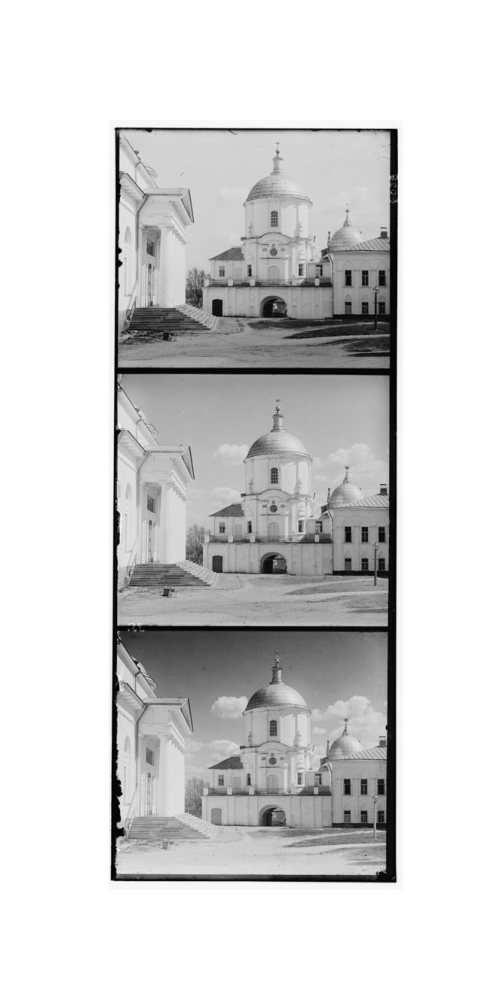
#> input picture Outputs/original1.png, 500 x 1000 px
$ python get_rgb.py Outputs/original1.png out
#> lines starting #> are read from the running program, lines starting #| are printed output that depends on the picture
import cv2
import numpy as np
import matplotlib.pyplot as plt
from include.functions import *
import os
import sys
import itertools
import argparse


def main(input_image, out_folder):
#> called with input_image = 'Outputs/original1.png', out_folder = 'out'
    root = os.getcwd()
    path_name = out_folder
    full_path = os.path.join(root, path_name)
    os.makedirs(full_path, exist_ok=True)


    # # Let's start with a single image
    image1 = cv2.imread(input_image, cv2.IMREAD_GRAYSCALE)
#> image1 is the input picture: shape (1000, 500); min 0, max 255, mean 210.6

    fig, axs = plt.subplots(1, 1, figsize=(5, 10))
    axs.imshow(image1, cmap="gray")
    axs.set_axis_off()
    name = "original1.png"
    path = os.path.join(full_path, name)
    fig.savefig(path)

    # Plot the histogram
    mean_vert = np.mean(image1, axis=0)
#> mean_vert = 500 values, max 255 at index 0, min 68.99 at index 394, mean 210.6
    mean_hor = np.mean(image1, axis=1)
#> mean_hor = 1000 values, max 255 at index 0, min 113.3 at index 369, mean 210.6


    # Plot the mean values
    fig, axs = plt.subplots(2, 1, figsize=(10, 6))
    axs[0].plot(np.arange(image1.shape[1]), mean_vert, linewidth=3)
    axs[1].plot(np.arange(image1.shape[0]), mean_hor, linewidth=3)
    axs[0].set_title("Mean axis=0 intensity of the image", fontsize=18)
    axs[1].set_title("Mean axis=1 intensity of the image", fontsize=18)
    fig.tight_layout()
    name = "mean_per_axis1.png"
    path = os.path.join(full_path, name)
    fig.savefig(path)
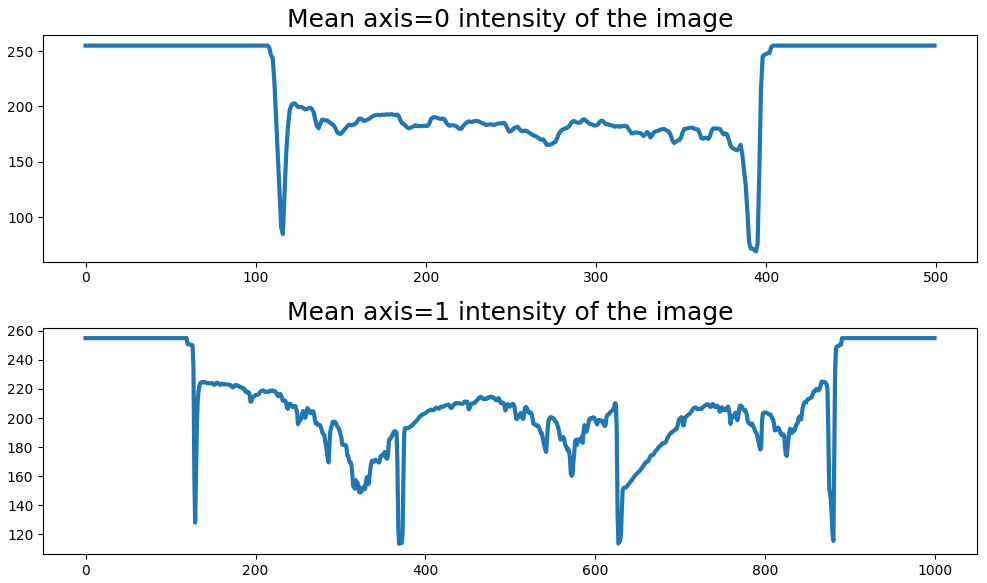
#> figure drawn by matplotlib, 2 panels; panel 1: curve peaks at x = 0, y = 255; panel 2: curve peaks at x = 0, y = 255


    thresh = 65
    hor_coordinates = [i for i in range(image1.shape[1]) if mean_vert[i] <= thresh and mean_vert[i-1] > thresh or mean_vert[i] > thresh and mean_vert[i-1] <= thresh]
#> hor_coordinates = []
    vert_coordinates = [i for i in range(image1.shape[0]) if mean_hor[i] <= thresh and mean_hor[i-1] > thresh or mean_hor[i] > thresh and mean_hor[i-1] <= thresh]
#> vert_coordinates = []


    # Plot the above points on top of the previous figures
    fig, axs = plt.subplots(2, 1, figsize=(10, 6))
    axs[0].plot(np.arange(image1.shape[1]), mean_vert, linewidth=3)
    axs[1].plot(np.arange(image1.shape[0]), mean_hor, linewidth=3)
    axs[0].scatter(hor_coordinates, thresh * np.ones_like(np.array(hor_coordinates)), linewidth=4, color="red")
    axs[1].scatter(vert_coordinates, thresh * np.ones_like(np.array(vert_coordinates)), linewidth=4, color="red")
    axs[0].set_title("Mean axis=0 intensity of the image and identified borders", fontsize=16)
    axs[1].set_title("Mean axis=1 intensity of the image and identified borders", fontsize=16)
    fig.tight_layout()
    name = "mean_per_axis_with_borders1.png"
    path = os.path.join(full_path, name)
    fig.savefig(path)
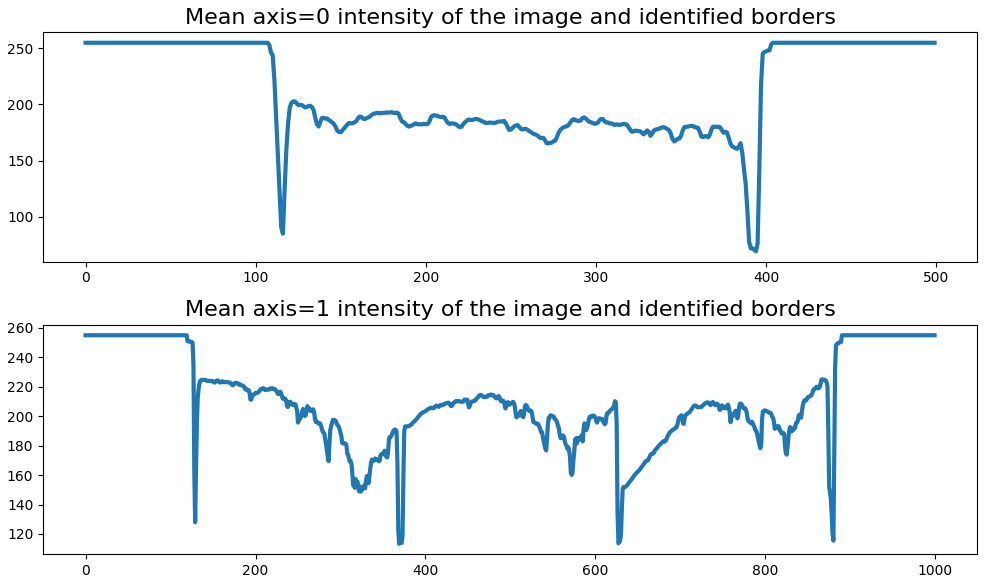
#> figure drawn by matplotlib, 2 panels; panel 1: curve peaks at x = 0, y = 255; panel 2: curve peaks at x = 0, y = 255

    x_coords = hor_coordinates[1:-1]
#> x_coords = []
    y_coords = vert_coordinates[1:-1]
#> y_coords = []

    img_coords = [[[y_coords[i], x_coords[0]], [y_coords[i], x_coords[1]], [y_coords[i+1], x_coords[0]], [y_coords[i+1], x_coords[1]]] for i in range(0, len(y_coords), 2)]
#> img_coords = []


    # Get cropped images and display them
    images = []
    for i, subimage in enumerate(img_coords):
        image = image1[subimage[0][0]:subimage[2][0], subimage[0][1]:subimage[3][1]]
        images.append(image)
        fig, axs = plt.subplots(1, 1, figsize=(10, 10))
        axs.imshow(image, cmap="gray")
        axs.set_axis_off()
        name = "cropped1_{}.png".format(i)
        path = os.path.join(full_path, name)
        fig.savefig(path)
#> this loop made 0 passes
#> after the loop, images = []

#> (the run stopped early here; a loop or call above may not have finished)

$ run again, with Outputs/centroids_orientations.png copied over Outputs/original1.png
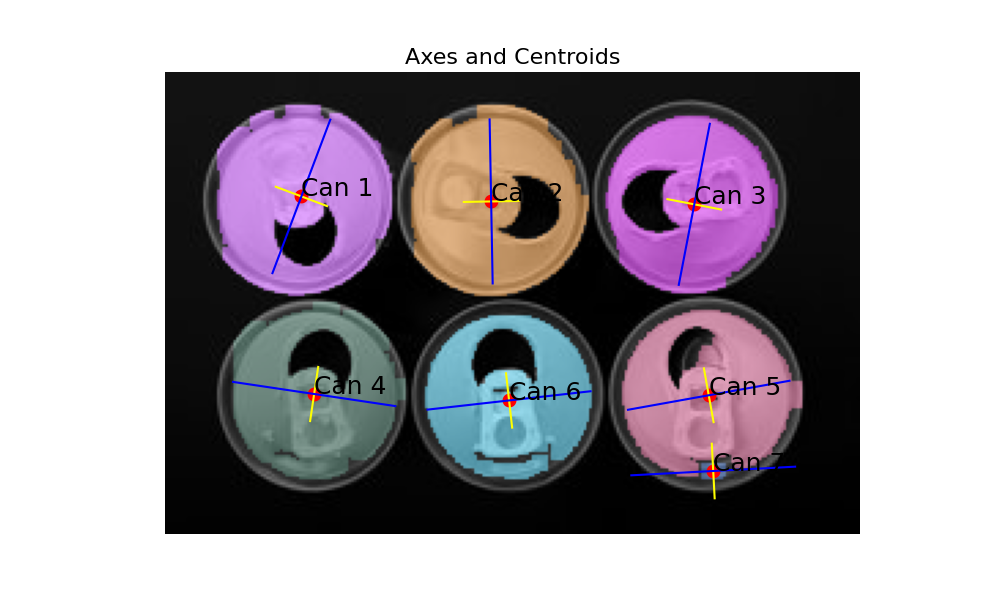
#> input picture Outputs/centroids_orientations.png, 1000 x 600 px
#> in main, `image1 = cv2.imread(input_image, cv2.IMREAD_GRAYSCALE)`:
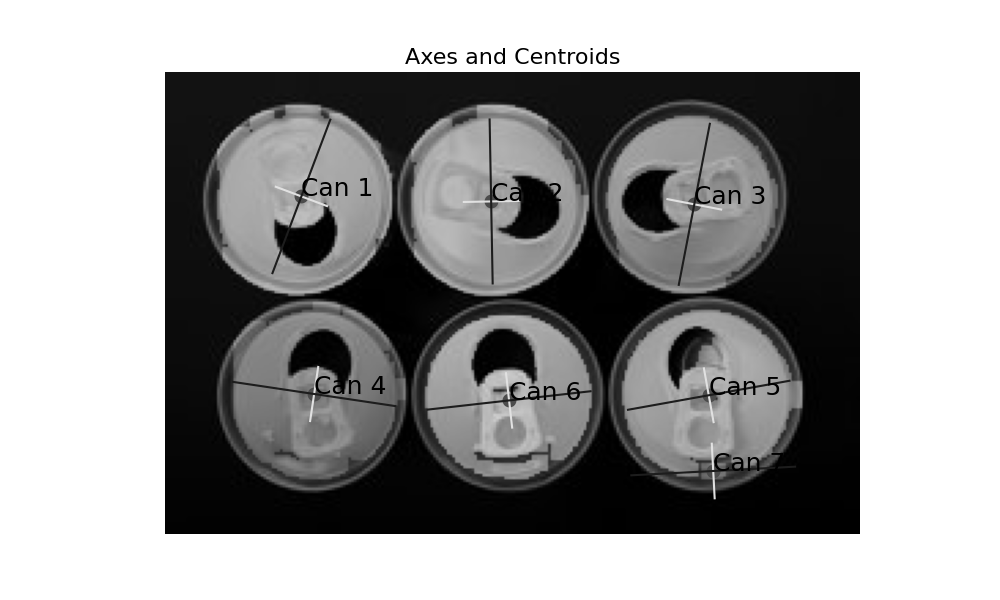
#> image1: shape (600, 1000); min 0, max 255, mean 154.9
#> mean_vert = 1000 values, max 255 at index 0, min 63.37 at index 605, mean 154.9
#> mean_hor = 600 values, max 255 at index 0, min 78.58 at index 531, mean 154.9
#> hor_coordinates = [605, 607, 803, 860]
#> vert_coordinates = []
#> in main, `fig.savefig(path)`:
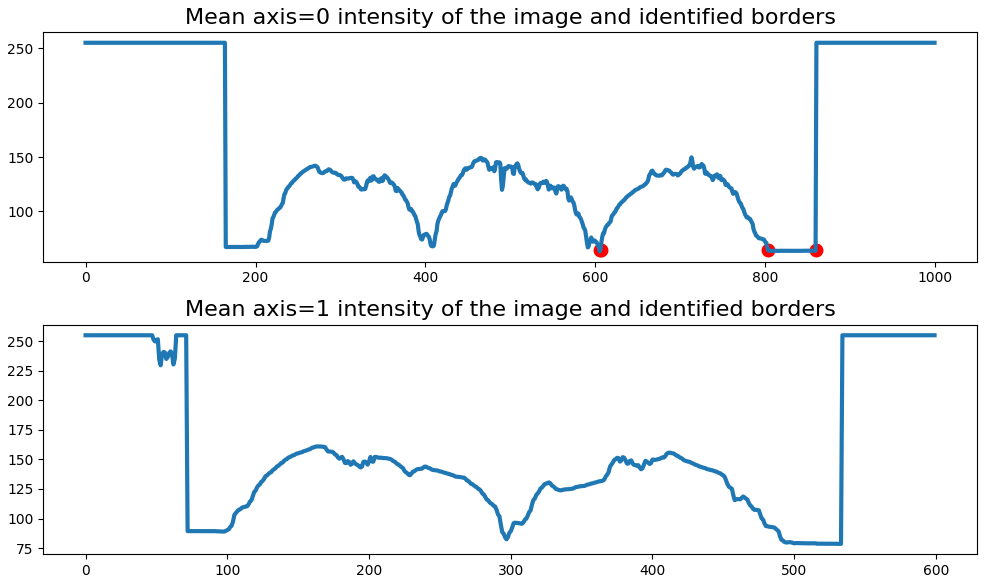
#> figure drawn by matplotlib, 2 panels; panel 1: curve peaks at x = 0, y = 255; panel 2: curve peaks at x = 0, y = 255
#> x_coords = [607, 803]
#> y_coords = []

$ run again, with Outputs/rgb1_0.png copied over Outputs/original1.png
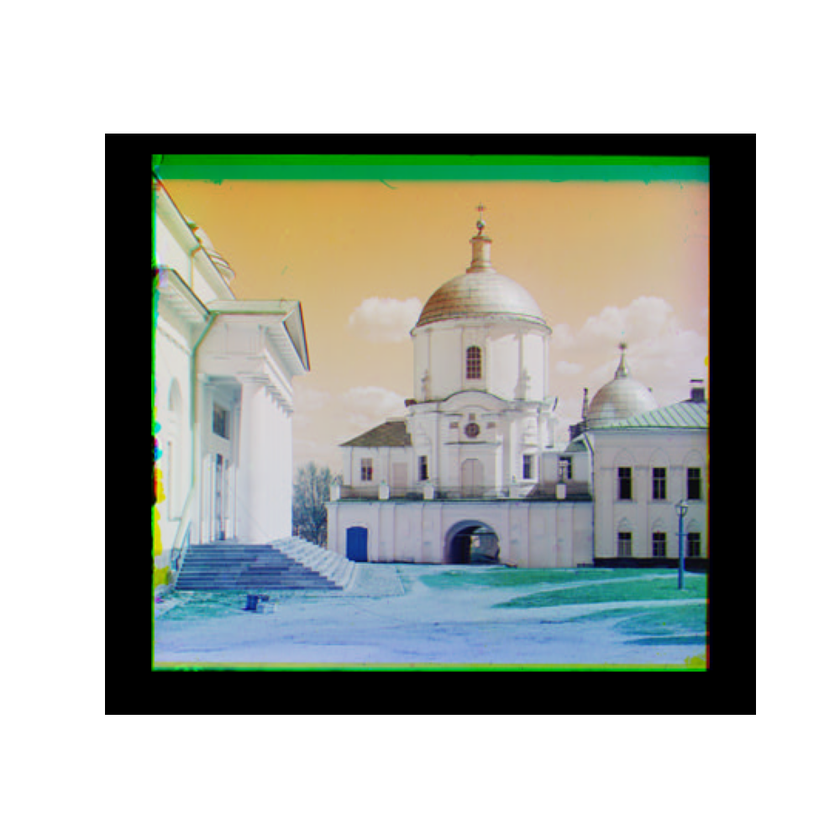
#> input picture Outputs/rgb1_0.png, 840 x 840 px, shrunk from 1000 x 1000 before the run
#> in main, `image1 = cv2.imread(input_image, cv2.IMREAD_GRAYSCALE)`:
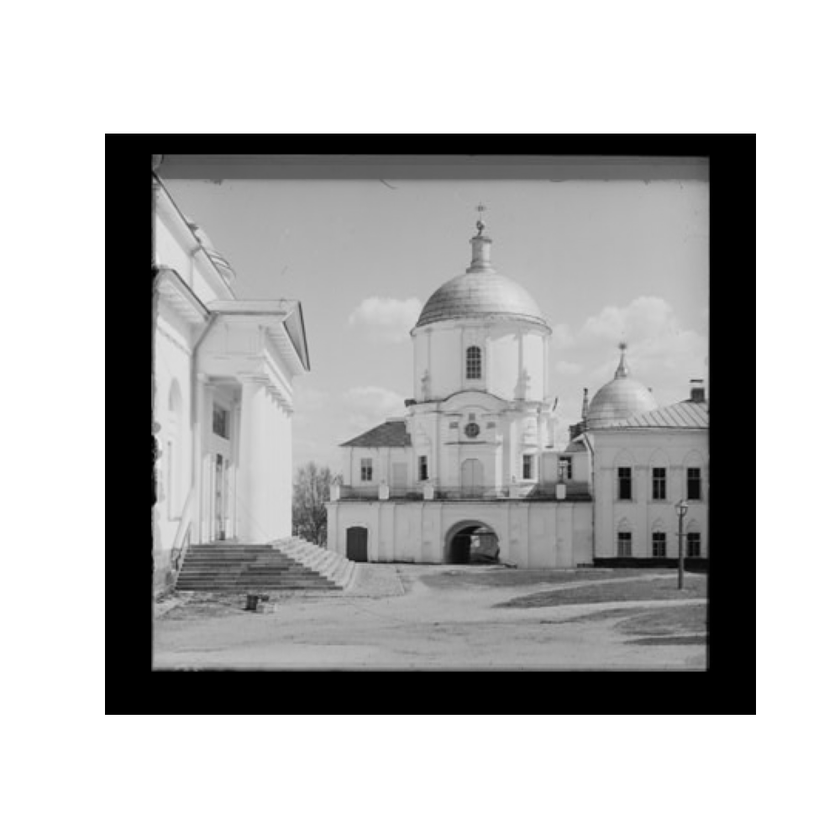
#> image1: shape (840, 840); min 0, max 255, mean 183.3
#> mean_vert = 840 values, max 255 at index 0, min 78.54 at index 106, mean 183.3
#> mean_hor = 840 values, max 255 at index 0, min 57.36 at index 134, mean 183.3
#> hor_coordinates = []
#> vert_coordinates = [134, 154, 672, 714]
#> in main, `fig.savefig(path)`:
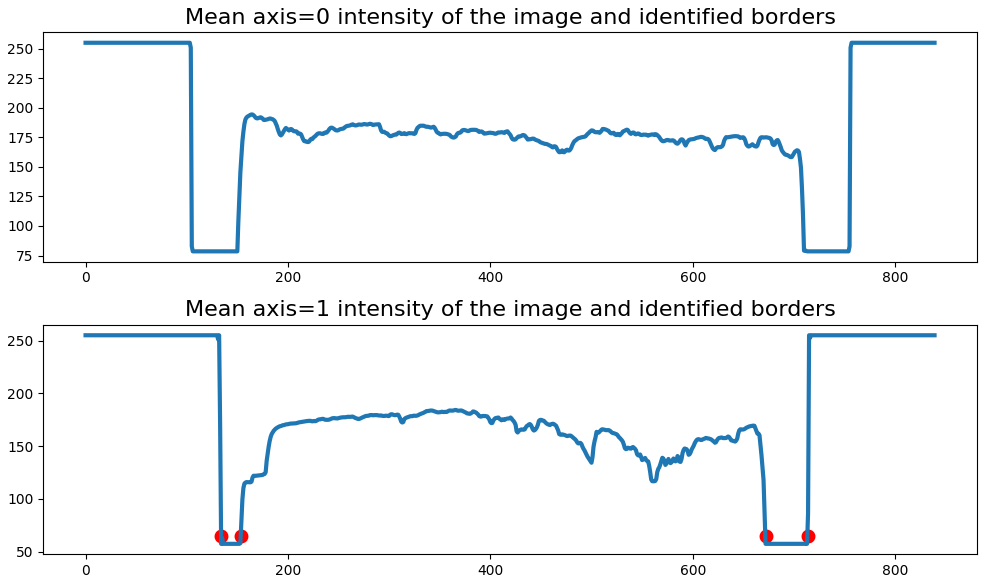
#> figure drawn by matplotlib, 2 panels; panel 1: curve peaks at x = 0, y = 255; panel 2: curve peaks at x = 0, y = 255
#> x_coords = []
#> y_coords = [154, 672]
